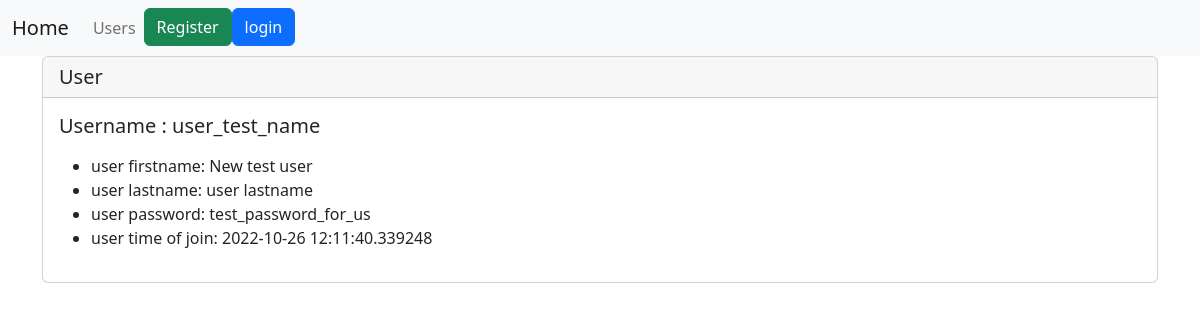
The app's page /user_detail/2 with its own data.
### user_data/models.py (models this page shows, shortened)
class Users(models.Model):
    first_name = models.CharField('User first Name', max_length=120)
    last_name = models.CharField('User last Name', max_length=120)
    username = models.CharField('Username', max_length=120, blank=True)
    password = models.CharField('User password', max_length=20, blank=True)
    date_of_join = models.CharField(max_length=100)
    file_input = models.FileField(null=True)
    class Meta:
        db_table = "user_data_users"

### user_data/views.py (the view)
# urls.py: path('user_detail/<user_id>', user_detail, name='user_detail'),
def user_detail(request, user_id):
    user = Users.objects.get(pk=user_id)
    context = {
        'usr': user
    }
    return render(request, 'user_data/user_detail.html', context)

### user_data/templates/user_data/user_detail.html
{% extends 'user_data/main.html' %}
{% block content %}
<div class="card">
  <h5 class="card-header">User</h5>
  <div class="card-body">
    <h5 class="card-title">Username : {{ usr.username }}</h5>
    <p class="card-text">
        <ul>
        <li>
            user firstname: {{ usr.first_name }}
        </li>
        <li>
          user lastname: {{ usr.last_name }}
        </li>
        <li>
            user password: {{ usr.password }}
        </li>
        <li>
            user time of join: {{ usr.date_of_join }}
        </li>
        </ul>
    </p>
  </div>
</div>
{% endblock %}

### records on screen
Users: username "user_test_name", first_name "New test user", last_name "user lastname", password "test_password_for_us", date_of_join "2022-10-26 12:11:40.339248"
